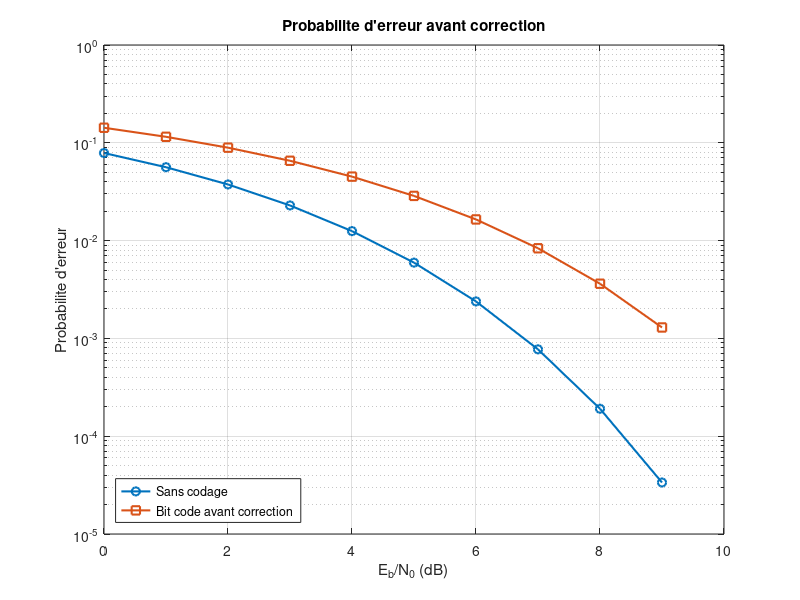

Here is the MATLAB script that generated this plot:
%% Partie 4 - Question 9
% Probabilite d'erreur sur un bit code

clear;
clc;
close all;

%% Rendement du code Hamming

R = 4/7;
fprintf('Rendement R = %.4f\n', R);

%% Valeurs de Eb/N0

EbN0_dB = 0:9;

EbN0 = 10.^(EbN0_dB/10);

%% FonctionQ

Q = @(x) 0.5 * erfc(x/sqrt(2));

%% Probabilite d'erreur sans codage

p_sans = Q(sqrt(2*EbN0));

%%Probabilite d'erreur sur un bit code

p_code = Q(sqrt(2*R*EbN0));

%% Affichage

fprintf('\nEb/N0(dB)   Sans codage    Bit code\n');

for i = 1:length(EbN0_dB)

    fprintf('%3d         %.6f      %.6f\n', ...
        EbN0_dB(i), ...
        p_sans(i), ...
        p_code(i));

end

%% Trace

figure;
semilogy(EbN0_dB, p_sans, '-o', 'LineWidth', 1.5);
hold on;

semilogy(EbN0_dB, p_code, '-s', 'LineWidth', 1.5);

grid on;

xlabel('E_b/N_0 (dB)');
ylabel('Probabilite d''erreur');

title('Probabilite d''erreur avant correction');

legend('Sans codage', ...
       'Bit code avant correction', ...
       'Location', 'southwest');
